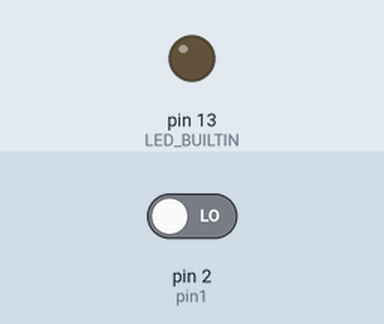
Bench run of a sketch on a simulated Arduino Uno, built with avr-gcc and run on an emulated ATmega328P. On the bench: output pins drawn as LEDs (lit = HIGH). Inputs (shaded band) come from the test bench; at power-on: pin 2 (pin1) LOW. What the sketch prints to the serial monitor is not drawn.

Above: at 1.2 s.
1.3 s: pin 2 (pin1) driven HIGH
At 1.7 s:
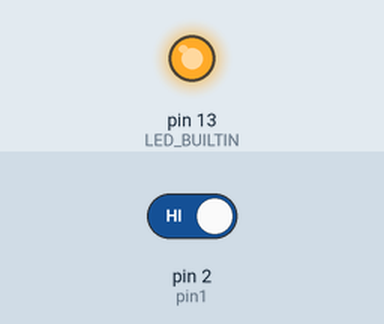
2.8 s: pin 2 (pin1) driven LOW
At 4.1 s:
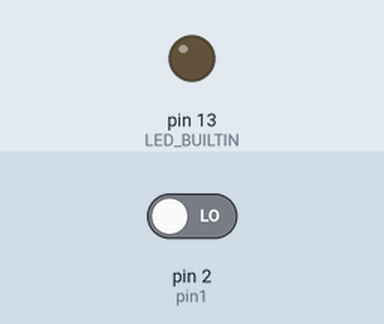
Timing chart, 0 to 5.8 s (numbered marks = the images above; inputs shaded):
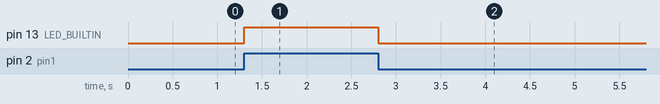

The sketch:

06_1_Capacitive_Touch_sensor.ino
```cpp
// 717007
// Arduino의 Built-in LED를 Touch Sensor (AT42QT1010) 로 제어하기
// http://ww1.microchip.com/downloads/en/DeviceDoc/40001946A.pdf
// Seung-Chan Kim

int pin1 = 2;

void setup() {
  // put your setup code here, to run once:
  Serial.begin(9600);
  pinMode(pin1, INPUT);
  pinMode(LED_BUILTIN, OUTPUT);
}

void loop() {
  int touchValue = digitalRead(pin1);
  digitalWrite(LED_BUILTIN, touchValue);

  Serial.println(touchValue);
  delay(1);        // delay in between reads for stability

}
```

Measured:
- after the input at 1.3 s, pin 13 (LED_BUILTIN): LOW → HIGH at once
- after the input at 2.8 s, pin 13 (LED_BUILTIN): HIGH → LOW at once
